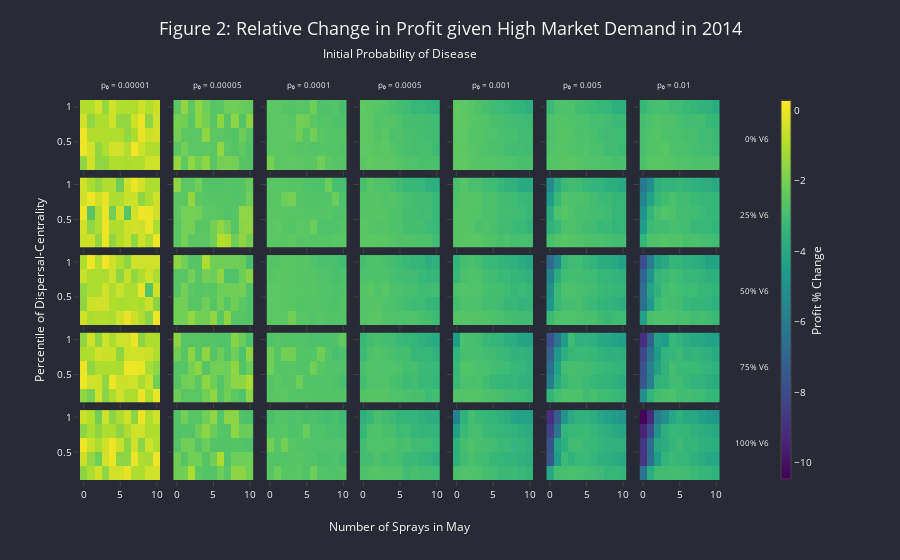

Notebook code cell kept with this figure:
### Code cell
# PLOT

import pandas as pd
import numpy as np
import plotly.graph_objects as go
from plotly.subplots import make_subplots

# Define parameters
year = 2014
market_demand = 'high'

# Read and filter the data
file_name = '../data/processed/simulations/simulations_jan31_2.parquet'
df_profit_all = pd.read_parquet(file_name)
df_profit_all = df_profit_all[
    (df_profit_all['Year'] == year) & 
    (df_profit_all['Market Demand'] == market_demand)
]

# Convert 'Quantile' to string type for consistent labeling
df_profit_all['Quantile'] = df_profit_all['Quantile'].astype(str)

# Get sorted unique V6 Percent and Initial Probability values
unique_v6_percent = sorted(df_profit_all['V6 Percent'].unique())
unique_init_prob = sorted(df_profit_all['Initial Probability'].unique())

# **Format initial probabilities without trailing zeros**
def format_prob(prob, decimal_places=5):
    formatted = f"{prob:.{decimal_places}f}".rstrip('0').rstrip('.')
    return formatted if formatted else '0'

unique_init_prob_labels = [format_prob(prob) for prob in unique_init_prob]

# Define the grid size
n_rows = len(unique_v6_percent)
n_cols = len(unique_init_prob)

# Create subplot titles as empty strings
subplot_titles = [''] * (n_rows * n_cols)

# Create the figure with subplots
fig = make_subplots(
    rows=n_rows, cols=n_cols,
    subplot_titles=subplot_titles,
    horizontal_spacing=0.02,
    vertical_spacing=0.02,
    shared_xaxes=True,
    shared_yaxes=True,
    specs=[[{'type': 'heatmap'} for _ in range(n_cols)] for _ in range(n_rows)]
)

# Determine global color scale limits
v_min = df_profit_all['Mean Profit Percent Change'].min()
v_max = df_profit_all['Mean Profit Percent Change'].max()

# Add heatmaps to subplots
for _, row_data in df_profit_all[['V6 Percent', 'Initial Probability']].drop_duplicates().iterrows():
    v6_value = row_data['V6 Percent']
    init_prob_value = row_data['Initial Probability']

    # Filter the dataframe for the current combination
    df_filtered = df_profit_all[
        (df_profit_all['V6 Percent'] == v6_value) &
        (df_profit_all['Initial Probability'] == init_prob_value)
    ]

    # Pivot the data for heatmap
    pivot_profit = df_filtered.pivot_table(
        values='Mean Profit Percent Change',
        index='Quantile',
        columns='Sprays in May',
        aggfunc="mean"
    ).sort_index(axis=1)

    # Get x and y axes labels
    x_labels = pivot_profit.columns.tolist()
    y_labels = pivot_profit.index.tolist()

    # Determine subplot position
    v6_index = unique_v6_percent.index(v6_value)
    init_prob_index = unique_init_prob.index(init_prob_value)
    row = v6_index + 1
    col = init_prob_index + 1

    # Add heatmap to the subplot
    fig.add_trace(
        go.Heatmap(
            z=pivot_profit.values,
            x=x_labels,
            y=y_labels,
            colorscale='Viridis',
            zmin=v_min,
            zmax=v_max,
            coloraxis='coloraxis',
            showscale=False,
            xgap=0,
            ygap=0,
            hoverongaps=False
        ),
        row=row,
        col=col
    )

# Define Dracula color palette
dracula_bg = '#282a36'
dracula_font = '#f8f8f2'

# Update layout
fig.update_layout(
    template=None,
    plot_bgcolor=dracula_bg,
    paper_bgcolor=dracula_bg,
    font=dict(
        color=dracula_font,
        size=10
    ),
    title=dict(
        text=f'Figure 2: Relative Change in Profit given {market_demand.capitalize()} Market Demand in {year}',
        font=dict(
            color=dracula_font,
            size=18
        ),
        x=0.5,
        y=0.96,
        xanchor='center',
        yanchor='top'
    ),
    margin=dict(l=80, r=180, t=100, b=80),  # Increased top margin to accommodate new label
    coloraxis=dict(
        colorscale='Viridis',
        cmin=v_min,
        cmax=v_max,
        colorbar=dict(
            title='Profit % Change',
            titleside='right',
            tickfont=dict(size=10),
            len=1.05,
            y=0.5,
            x=1.08,
            thickness=10
        )
    )
)

# Add "Initial Probability of Disease" label at the top center
fig.add_annotation(
    dict(
        text="Initial Probability of Disease",
        x=0.5,
        y=1.15,  # Positioned slightly above the p₀ labels
        xref="paper",
        yref="paper",
        showarrow=False,
        font=dict(
            size=12,  # Adjust font size as needed
            color=dracula_font
        ),
        align='center',
        xanchor='center'
    )
)

# Add initial probability labels with decimal notation without trailing zeros
for idx, init_prob_label in enumerate(unique_init_prob_labels):
    x_pos = (idx + 1 - 0.5) / n_cols  # Centered above each column
    fig.add_annotation(
        dict(
            text=f"p₀ = {init_prob_label}",
            x=x_pos,
            y=1.06,  # Positioned below the new "Initial Probability of Disease" label
            xref="paper",
            yref="paper",
            showarrow=False,
            font=dict(
                size=8,  # Adjust font size as needed
                color=dracula_font
            ),
            align='center',
            xanchor='center'
        )
    )

# Add row labels (% V6) at the right of each row
for idx, v6_value in enumerate(unique_v6_percent):
    y_pos = 1 - ((idx + 1 - 0.5) / n_rows)
    fig.add_annotation(
        dict(
            text=f"{int(v6_value * 100)}% V6",
            x=1.08,
            y=y_pos,
            xref="paper",
            yref="paper",
            showarrow=False,
            font=dict(
                size=8,
                color=dracula_font
            ),
            align='center',
            yanchor='middle'
        )
    )

# Add shared x-axis title
fig.add_annotation(
    dict(
        text="Number of Sprays in May",
        x=0.5,
        y=-0.15,
        xref="paper",
        yref="paper",
        showarrow=False,
        font=dict(
            size=12,
            color=dracula_font
        ),
        align='center'
    )
)

# Add shared y-axis title
fig.add_annotation(
    dict(
        text="Percentile of Dispersal-Centrality",
        x=-0.08,
        y=0.5,
        textangle=-90,
        xref="paper",
        yref="paper",
        showarrow=False,
        font=dict(
            size=12,
            color=dracula_font
        ),
        align='center'
    )
)

# Update hover template
fig.update_traces(
    hovertemplate=
    'Sprays in May: %{x}<br>' +
    'Percentile: %{y}<br>' +
    'Profit % Change: %{z:.2f}%<extra></extra>'
)

# Show the figure
fig.show()
